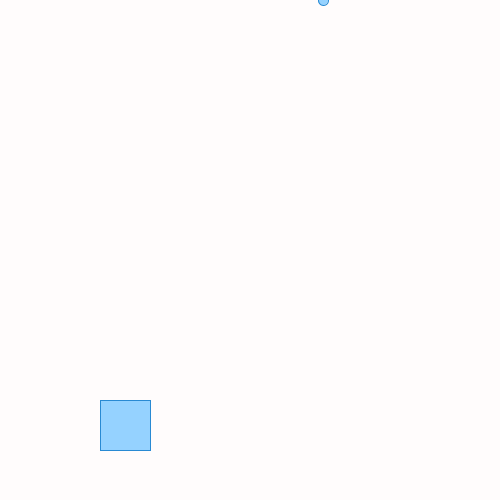
Frame 1 (no input)
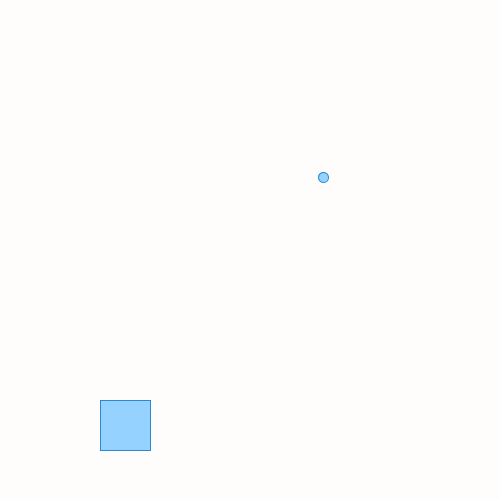
Frame 60 (the mouse pressed at the canvas centre just before this capture)
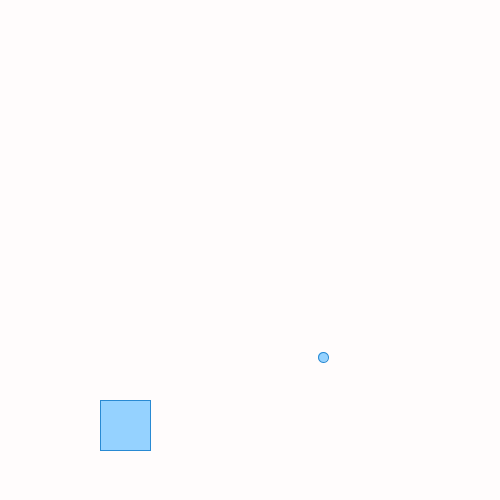
Frame 120 (the mouse held since frame 60 and released just before this capture)

The Processing sketch that drew these frames (run headless with seeded random() and noise(); from frame 60 on, the mouse is pressed at the canvas centre):

// Processing sketch: rain_game
// ── rain_game.pde
int y = 0;
int x = (int)random (500);
void setup(){
  size(500, 500);
 
}

void draw(){
  background(#FFFCFC);
  fill(#95D2FF);
  stroke(#298AD3);
  ellipse(x,y,10,10);
  y += 3;
  if(y > height){
    y = 0;
    x = (int)random (500);
  }
  rect(100, 400, 50, 50);
}
